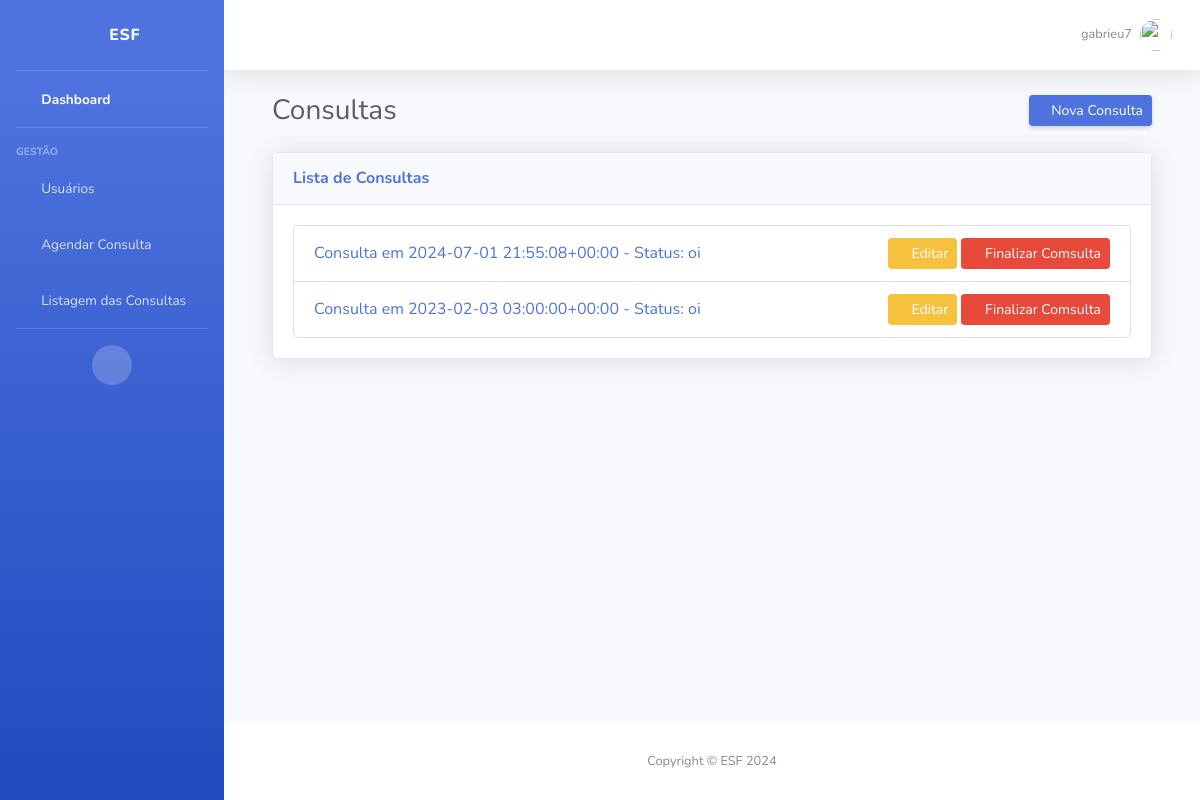
The page /consultas/consultas/ (signed in) on the database as committed earlier.
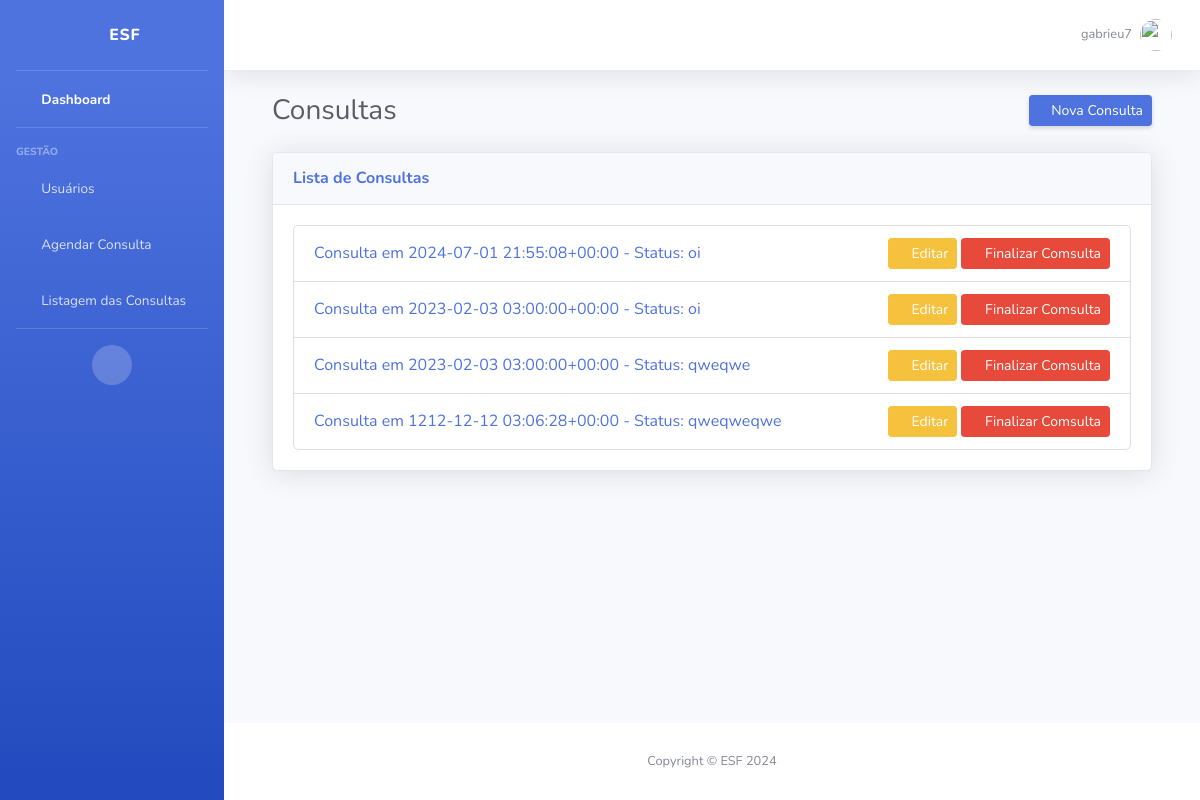
The same page on the database as committed later.
### consultas/models.py (models this page shows)
class Consulta(models.Model):
    data_hora = models.DateTimeField()
    status = models.TextField()
    profissional = models.ForeignKey(Usuario, on_delete=models.CASCADE, related_name='consultas_profissional')
    paciente = models.ForeignKey(Usuario, on_delete=models.CASCADE, related_name='consultas_paciente')
    estabelecimento = models.ForeignKey(Estabelecimento, on_delete=models.CASCADE, related_name='consultas_estabelecimento')
    prontuario = models.OneToOneField(Prontuario, on_delete=models.CASCADE, related_name='consulta_prontuario', null=True, blank=True)
    def __str__(self):
        return f"Consulta em {self.data_hora} - Status: {self.status}"

### consultas/views.py (the view)
# urls.py: path('consultas/', views.consulta_list, name='consulta_list'),
@login_required
def consulta_list(request):
    consultas = Consulta.objects.all()
    return render(request, 'consultas/consulta_list.html', {'consultas': consultas})

### templates/consultas/consulta_list.html
{% extends '_base.html' %}
{% block content %}
<div class="container-fluid">
    <div class="d-sm-flex align-items-center justify-content-between mb-4">
        <h1 class="h3 mb-0 text-gray-800">Consultas</h1>
        <a href="{% url 'consulta_create' %}" class="d-none d-sm-inline-block btn btn-sm btn-primary shadow-sm">
            <i class="fas fa-plus fa-sm text-white-50"></i> Nova Consulta
        </a>
    </div>
    <div class="card shadow mb-4">
        <div class="card-header py-3">
            <h6 class="m-0 font-weight-bold text-primary">Lista de Consultas</h6>
        </div>
        <div class="card-body">
            {% if consultas %}
            <ul class="list-group">
                {% for consulta in consultas %}
                <li class="list-group-item d-flex justify-content-between align-items-center">
                    <div>
                        <a href="{% url 'consulta_detail' consulta.pk %}">
                            {{ consulta }}
                        </a>
                    </div>
                    <div>
                        <a href="{% url 'consulta_update' consulta.pk %}" class="btn btn-sm btn-warning">
                            <i class="fas fa-edit"></i> Editar
                        </a>
                        <a href="{% url 'consulta_delete' consulta.pk %}" class="btn btn-sm btn-danger">
                            <i class="fas fa-trash"></i> Finalizar Comsulta
                        </a>
                    </div>
                </li>
                {% endfor %}
            </ul>
            {% else %}
            <p class="text-muted">Nenhuma consulta cadastrada.</p>
            {% endif %}
        </div>
    </div>
</div>
{% endblock %}

Rows that differ between the two databases and show on the page:
added Consulta: data_hora+status "Consulta em 2023-02-03 03:00:00+00:00 - Status: qweqwe"
added Consulta: data_hora+status "Consulta em 1212-12-12 03:06:28+00:00 - Status: qweqweqwe"
